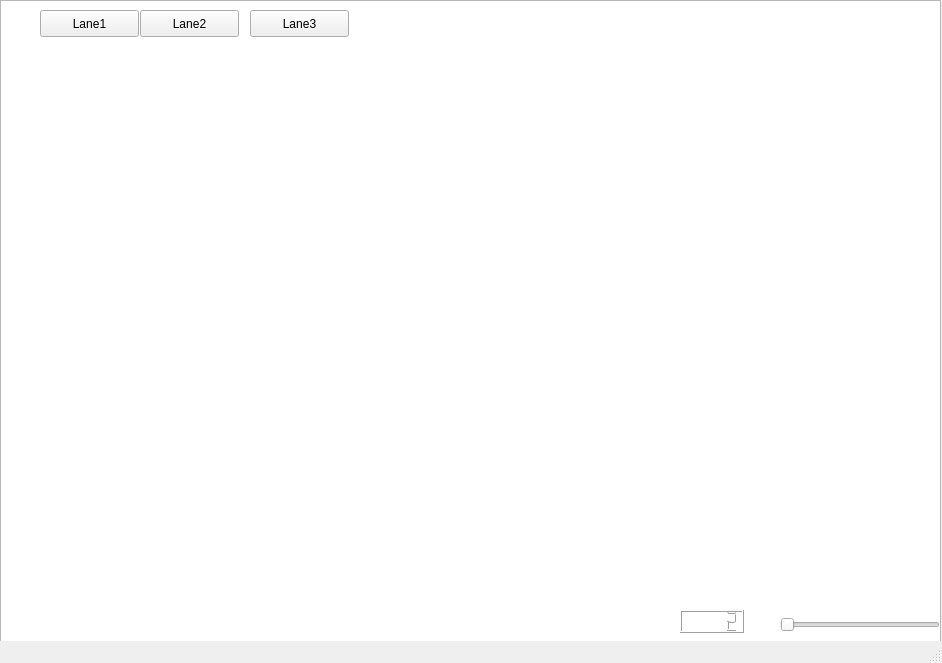
<?xml version="1.0" encoding="UTF-8"?>
<ui version="4.0">
 <class>MainWindow</class>
 <widget class="QMainWindow" name="MainWindow">
  <property name="geometry">
   <rect>
    <x>0</x>
    <y>0</y>
    <width>942</width>
    <height>663</height>
   </rect>
  </property>
  <property name="windowTitle">
   <string>MainWindow</string>
  </property>
  <widget class="QWidget" name="centralWidget">
   <widget class="QGraphicsView" name="graphicsView">
    <property name="geometry">
     <rect>
      <x>0</x>
      <y>0</y>
      <width>941</width>
      <height>651</height>
     </rect>
    </property>
   </widget>
   <widget class="QPushButton" name="pushButton">
    <property name="geometry">
     <rect>
      <x>40</x>
      <y>10</y>
      <width>99</width>
      <height>27</height>
     </rect>
    </property>
    <property name="text">
     <string>Lane1</string>
    </property>
   </widget>
   <widget class="QPushButton" name="pushButton_2">
    <property name="geometry">
     <rect>
      <x>140</x>
      <y>10</y>
      <width>99</width>
      <height>27</height>
     </rect>
    </property>
    <property name="text">
     <string>Lane2</string>
    </property>
   </widget>
   <widget class="QSlider" name="horizontalSlider">
    <property name="geometry">
     <rect>
      <x>780</x>
      <y>610</y>
      <width>160</width>
      <height>29</height>
     </rect>
    </property>
    <property name="minimum">
     <number>2</number>
    </property>
    <property name="maximum">
     <number>9</number>
    </property>
    <property name="orientation">
     <enum>Qt::Horizontal</enum>
    </property>
   </widget>
   <widget class="QLCDNumber" name="lcdNumber">
    <property name="geometry">
     <rect>
      <x>680</x>
      <y>610</y>
      <width>64</width>
      <height>23</height>
     </rect>
    </property>
    <property name="mode">
     <enum>QLCDNumber::Dec</enum>
    </property>
    <property name="intValue" stdset="0">
     <number>2</number>
    </property>
   </widget>
   <widget class="QPushButton" name="pushButton_3">
    <property name="geometry">
     <rect>
      <x>250</x>
      <y>10</y>
      <width>99</width>
      <height>27</height>
     </rect>
    </property>
    <property name="text">
     <string>Lane3</string>
    </property>
   </widget>
  </widget>
  <widget class="QStatusBar" name="statusBar"/>
 </widget>
 <layoutdefault spacing="6" margin="11"/>
 <resources/>
 <connections/>
</ui>
